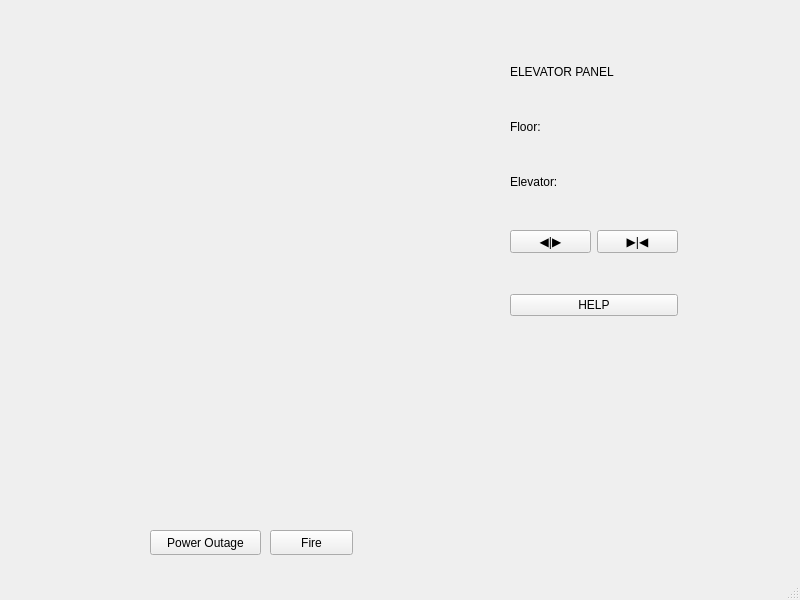
<?xml version="1.0" encoding="UTF-8"?>
<ui version="4.0">
 <class>MainWindow</class>
 <widget class="QMainWindow" name="MainWindow">
  <property name="geometry">
   <rect>
    <x>0</x>
    <y>0</y>
    <width>800</width>
    <height>600</height>
   </rect>
  </property>
  <property name="windowTitle">
   <string>Elevator Control System Simulator</string>
  </property>
  <widget class="QWidget" name="centralwidget">
   <widget class="QPushButton" name="fireButton">
    <property name="geometry">
     <rect>
      <x>270</x>
      <y>530</y>
      <width>83</width>
      <height>25</height>
     </rect>
    </property>
    <property name="text">
     <string>Fire</string>
    </property>
   </widget>
   <widget class="QPushButton" name="powerButton">
    <property name="geometry">
     <rect>
      <x>150</x>
      <y>530</y>
      <width>111</width>
      <height>25</height>
     </rect>
    </property>
    <property name="text">
     <string>Power Outage</string>
    </property>
   </widget>
   <widget class="QWidget" name="gridLayoutWidget">
    <property name="geometry">
     <rect>
      <x>20</x>
      <y>10</y>
      <width>51</width>
      <height>71</height>
     </rect>
    </property>
    <layout class="QGridLayout" name="gridLayout">
     <property name="sizeConstraint">
      <enum>QLayout::SetMinimumSize</enum>
     </property>
     <property name="spacing">
      <number>0</number>
     </property>
    </layout>
   </widget>
   <widget class="QWidget" name="gridLayoutWidget_2">
    <property name="geometry">
     <rect>
      <x>510</x>
      <y>30</y>
      <width>168</width>
      <height>321</height>
     </rect>
    </property>
    <layout class="QGridLayout" name="gridLayout_2">
     <item row="1" column="1" colspan="2">
      <widget class="QLabel" name="floorNumLabel">
       <property name="sizePolicy">
        <sizepolicy hsizetype="Preferred" vsizetype="Fixed">
         <horstretch>0</horstretch>
         <verstretch>0</verstretch>
        </sizepolicy>
       </property>
       <property name="text">
        <string>Floor: </string>
       </property>
      </widget>
     </item>
     <item row="4" column="1">
      <widget class="QPushButton" name="pushButton_4">
       <property name="text">
        <string>◀|▶</string>
       </property>
      </widget>
     </item>
     <item row="4" column="2">
      <widget class="QPushButton" name="pushButton_5">
       <property name="text">
        <string>▶|◀</string>
       </property>
      </widget>
     </item>
     <item row="0" column="1" colspan="2">
      <widget class="QLabel" name="label_4">
       <property name="sizePolicy">
        <sizepolicy hsizetype="Preferred" vsizetype="Fixed">
         <horstretch>0</horstretch>
         <verstretch>0</verstretch>
        </sizepolicy>
       </property>
       <property name="text">
        <string>ELEVATOR PANEL</string>
       </property>
      </widget>
     </item>
     <item row="5" column="1" colspan="2">
      <widget class="QPushButton" name="pushButton_6">
       <property name="text">
        <string>HELP</string>
       </property>
      </widget>
     </item>
     <item row="2" column="1" colspan="2">
      <widget class="QLabel" name="eleNumLabel">
       <property name="sizePolicy">
        <sizepolicy hsizetype="Preferred" vsizetype="Fixed">
         <horstretch>0</horstretch>
         <verstretch>0</verstretch>
        </sizepolicy>
       </property>
       <property name="text">
        <string>Elevator:</string>
       </property>
      </widget>
     </item>
     <item row="3" column="1" colspan="2">
      <layout class="QGridLayout" name="eleButtonLayout"/>
     </item>
    </layout>
   </widget>
  </widget>
  <widget class="QStatusBar" name="statusbar"/>
 </widget>
 <resources/>
 <connections/>
</ui>
